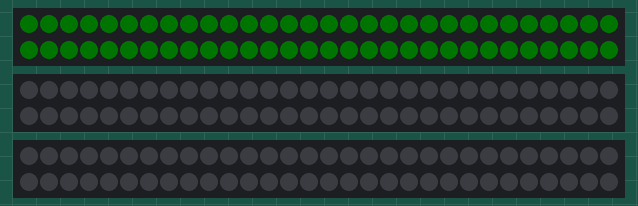
This sketch was run on a simulated Arduino Uno, built with avr-gcc and run on an emulated ATmega328P. On the bench: 3 × 60 RGB LEDs in strip order, left to right, continuing on the next row. Dim RGB values are drawn brighter than linear.

Above: at 1.67 s.
At 3.3 s:
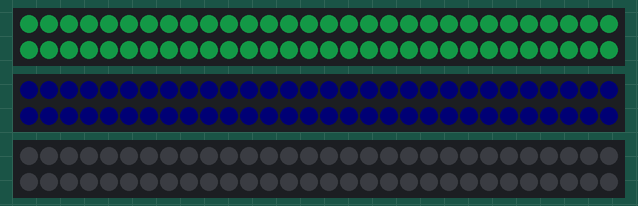
At 4.9 s:
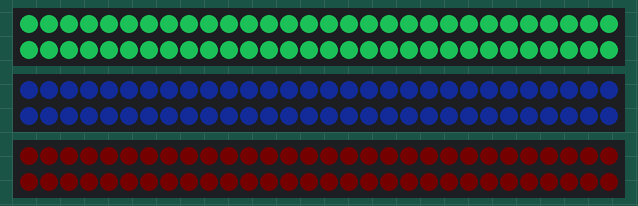
At 27.91 s:
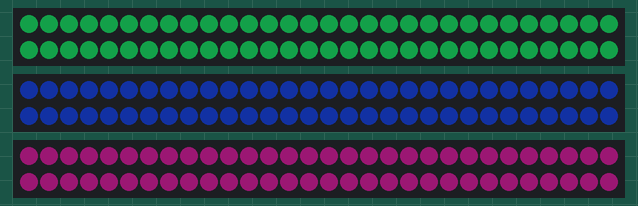
At 28.94 s:
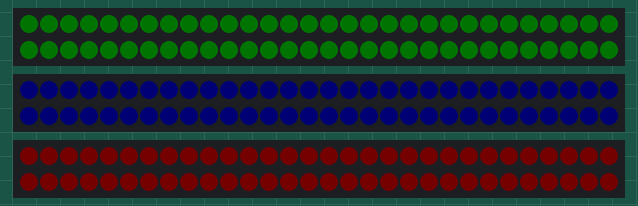
At 37.4 s:
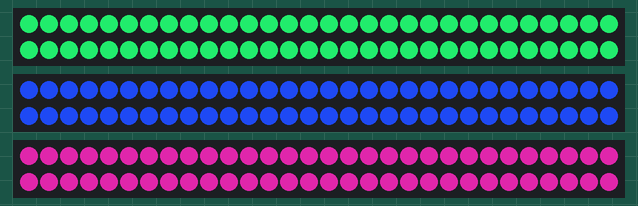

The sketch:

fade_up.ino
```cpp
#include <FastLED.h>
#define LED_LOW 2
#define LED_MID 8
#define LED_TOP 10
#define NUM_LEDS 60

CRGB lowLED[NUM_LEDS];
CRGB midLED[NUM_LEDS];
CRGB topLED[NUM_LEDS];

//Vars
int delayAmt = 84;
int brightLvl = 255;
int stripCnt = 60;

//Counters
int countTop = 0;
int countMid = 0;
int countLow = 0;
bool cycleComplete = false;
bool boolInit = false;

void setup() {
  delay(1500);
  Serial.begin(9600);
  FastLED.addLeds<WS2812B, LED_LOW, GRB>(lowLED, NUM_LEDS).setCorrection(TypicalLEDStrip);
  FastLED.addLeds<WS2812B, LED_MID, GRB>(midLED, NUM_LEDS).setCorrection(TypicalLEDStrip);
  FastLED.addLeds<WS2812B, LED_TOP, GRB>(topLED, NUM_LEDS).setCorrection(TypicalLEDStrip);
}

void loop() {
  if (boolInit == false){
    FastLED.setDither(0);
    for (int intCount = 0; intCount < NUM_LEDS; intCount++) {
      lowLED[intCount] = CRGB::Black;
      midLED[intCount] = CRGB::Black;
      topLED[intCount] = CRGB::Black;
    }
    boolInit = true;
  }
  cycleComplete = false;
  pulseUp();
}


void pulseUp(){
  do{
    //Low LEDs start
    if (countLow < brightLvl){
      for (int intCount = 0; intCount < stripCnt; intCount++) {
        lowLED[intCount] = CHSV(122, 173, countLow);
      }
      countLow++;
    }
    else if(countLow == brightLvl){
      //Maintain on
      for (int intCount = 0; intCount < stripCnt; intCount++) {
        lowLED[intCount] = CHSV(122, 173, countLow);
      }
    }

    //Mid LEDs start
    if (countLow > delayAmt && countMid < brightLvl){
      for (int intCount = 0; intCount < stripCnt; intCount++) {
        midLED[intCount] = CHSV(152, 173, countMid);
      }
      countMid++;
    }
    else if(countMid == brightLvl){
      //Maintain on
      for (int intCount = 0; intCount < stripCnt; intCount++) {
        midLED[intCount] = CHSV(152, 173, countMid);
      }
    }
    else{
      //Maintain off
      for (int intCount = 0; intCount < stripCnt; intCount++) {
        midLED[intCount] = CRGB::Black;
      }
    }

    //Top LEDs start
    if (countMid > delayAmt && countTop < brightLvl){
      for (int intCount = 0; intCount < stripCnt; intCount++) {
        topLED[intCount] = CHSV(216, 173, countTop);
      }
      countTop++;
    }
    else{
      //Maintain off
      for (int intCount = 0; intCount < stripCnt; intCount++) {
        topLED[intCount] = CRGB::Black;
      }
    }

    //Fade all LEDs when the top has reached brightness
    if (countTop == brightLvl){
      int intTime = 0;
      while (intTime < 1500){
        for (int intCount = 0; intCount < stripCnt; intCount++) {
          lowLED[intCount] = CHSV(122, 173, brightLvl);
          midLED[intCount]= CHSV(152, 173, brightLvl);
          topLED[intCount] = CHSV(216, 173, brightLvl);
        }
        delay(1);
        FastLED.show();
        intTime++;
      }

      for (int intDimming = brightLvl; intDimming > 0; intDimming--) {
        for (int intCount = 0; intCount < stripCnt; intCount++) {
                lowLED[intCount] = CHSV(122, 173, intDimming);
                midLED[intCount]= CHSV(152, 173, intDimming);
                topLED[intCount] = CHSV(216, 173, intDimming);
            }
        delay(2);
        FastLED.show();
      }
      countTop = 0;
      countMid = 0;
      countLow = 0;
      cycleComplete = true;
    }

    delay(10);
    FastLED.show();
  }while (cycleComplete != true);
}
```
